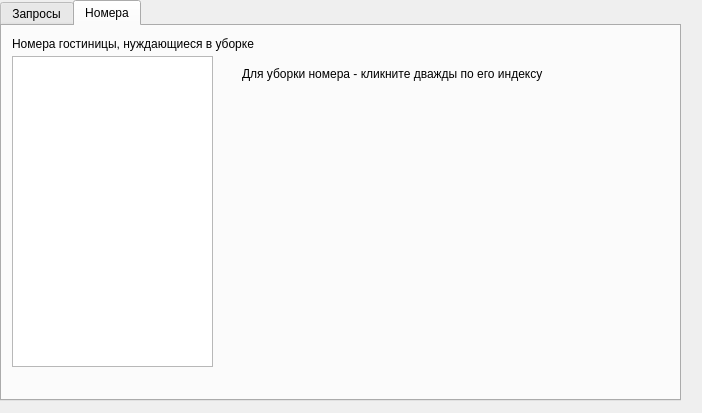
<?xml version="1.0" encoding="UTF-8"?>
<ui version="4.0">
 <class>HousemaidWindow</class>
 <widget class="QWidget" name="HousemaidWindow">
  <property name="geometry">
   <rect>
    <x>0</x>
    <y>0</y>
    <width>702</width>
    <height>413</height>
   </rect>
  </property>
  <property name="windowTitle">
   <string>Form</string>
  </property>
  <widget class="QTabWidget" name="tabWidget">
   <property name="geometry">
    <rect>
     <x>0</x>
     <y>0</y>
     <width>681</width>
     <height>401</height>
    </rect>
   </property>
   <property name="currentIndex">
    <number>1</number>
   </property>
   <widget class="QWidget" name="requestsTab">
    <attribute name="title">
     <string>Запросы</string>
    </attribute>
    <widget class="QLabel" name="label_6">
     <property name="geometry">
      <rect>
       <x>10</x>
       <y>10</y>
       <width>231</width>
       <height>16</height>
      </rect>
     </property>
     <property name="font">
      <font>
       <pointsize>9</pointsize>
      </font>
     </property>
     <property name="text">
      <string>Запросы гостей</string>
     </property>
    </widget>
    <widget class="QTableView" name="menuView">
     <property name="geometry">
      <rect>
       <x>270</x>
       <y>30</y>
       <width>361</width>
       <height>251</height>
      </rect>
     </property>
     <property name="editTriggers">
      <set>QAbstractItemView::NoEditTriggers</set>
     </property>
     <property name="selectionMode">
      <enum>QAbstractItemView::NoSelection</enum>
     </property>
     <property name="selectionBehavior">
      <enum>QAbstractItemView::SelectRows</enum>
     </property>
    </widget>
    <widget class="QLabel" name="label_22">
     <property name="geometry">
      <rect>
       <x>10</x>
       <y>300</y>
       <width>261</width>
       <height>21</height>
      </rect>
     </property>
     <property name="text">
      <string>Выбререте строку заказа</string>
     </property>
    </widget>
    <widget class="QLabel" name="label_7">
     <property name="geometry">
      <rect>
       <x>270</x>
       <y>10</y>
       <width>231</width>
       <height>16</height>
      </rect>
     </property>
     <property name="font">
      <font>
       <pointsize>9</pointsize>
      </font>
     </property>
     <property name="text">
      <string>Меню</string>
     </property>
    </widget>
    <widget class="QTableView" name="requestsView">
     <property name="geometry">
      <rect>
       <x>10</x>
       <y>30</y>
       <width>251</width>
       <height>251</height>
      </rect>
     </property>
     <property name="editTriggers">
      <set>QAbstractItemView::NoEditTriggers</set>
     </property>
     <property name="selectionBehavior">
      <enum>QAbstractItemView::SelectRows</enum>
     </property>
    </widget>
    <widget class="QPushButton" name="requestButton">
     <property name="geometry">
      <rect>
       <x>10</x>
       <y>330</y>
       <width>251</width>
       <height>28</height>
      </rect>
     </property>
     <property name="font">
      <font>
       <pointsize>9</pointsize>
      </font>
     </property>
     <property name="text">
      <string>Выполнить заказ</string>
     </property>
    </widget>
   </widget>
   <widget class="QWidget" name="roomsTab">
    <attribute name="title">
     <string>Номера</string>
    </attribute>
    <widget class="QTableWidget" name="notCleanRoomsWidget">
     <property name="geometry">
      <rect>
       <x>10</x>
       <y>30</y>
       <width>201</width>
       <height>311</height>
      </rect>
     </property>
     <property name="editTriggers">
      <set>QAbstractItemView::DoubleClicked|QAbstractItemView::EditKeyPressed</set>
     </property>
     <property name="selectionBehavior">
      <enum>QAbstractItemView::SelectRows</enum>
     </property>
    </widget>
    <widget class="QLabel" name="label_5">
     <property name="geometry">
      <rect>
       <x>10</x>
       <y>10</y>
       <width>311</width>
       <height>16</height>
      </rect>
     </property>
     <property name="font">
      <font>
       <pointsize>9</pointsize>
      </font>
     </property>
     <property name="text">
      <string>Номера гостиницы, нуждающиеся в уборке</string>
     </property>
    </widget>
    <widget class="QLabel" name="label">
     <property name="geometry">
      <rect>
       <x>240</x>
       <y>40</y>
       <width>331</width>
       <height>16</height>
      </rect>
     </property>
     <property name="text">
      <string>Для уборки номера - кликните дважды по его индексу</string>
     </property>
    </widget>
   </widget>
  </widget>
 </widget>
 <resources/>
 <connections/>
</ui>
